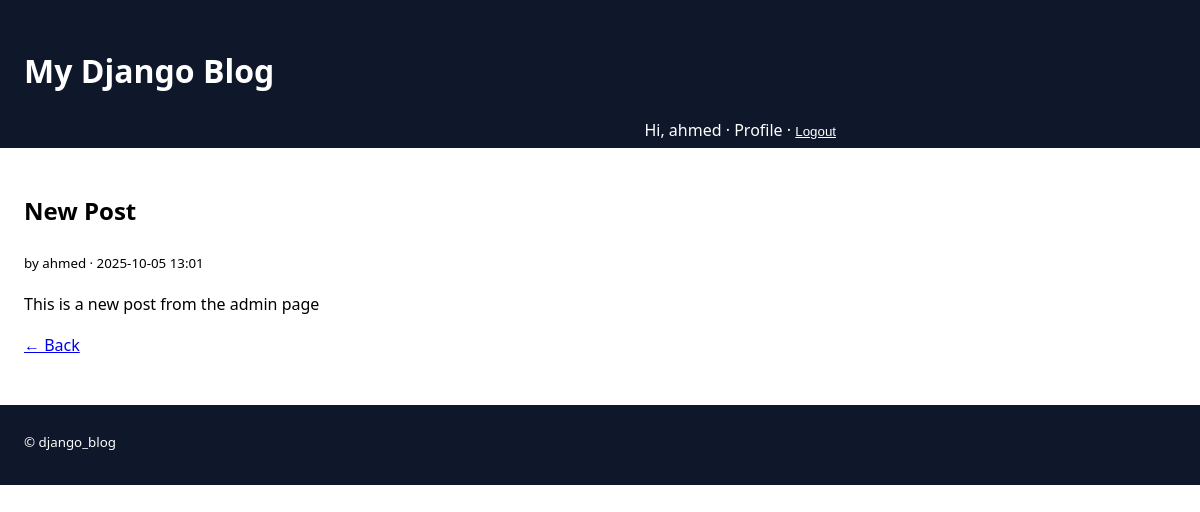
/1/ (signed in), run on the app's committed database.
### blog/models.py (models this page shows, shortened)
class Post(models.Model):
    title = models.CharField(max_length=200)
    content = models.TextField()
    published_date = models.DateTimeField(auto_now_add=True)
    author = models.ForeignKey(
        settings.AUTH_USER_MODEL,
        on_delete=models.CASCADE,
        related_name='posts'
    )
    class Meta:
        ordering = ['-published_date']  # newest first

### blog/views.py (the view)
# urls.py: path('<int:pk>/', PostDetailView.as_view(), name='post_detail'),
class PostDetailView(DetailView):
    model = Post
    template_name = 'blog/post_detail.html'
    context_object_name = 'post'

### blog/templates/blog/post_detail.html (shortened to what this page needs)
{% extends 'blog/base.html' %}
{% block content %}
  <h2>{{ post.title }}</h2>
  <p><small>by {{ post.author }} · {{ post.published_date|date:"Y-m-d H:i" }}</small></p>
  <div>{{ post.content|linebreaks }}</div>
  <p><a href="{% url 'blog:post_list' %}">← Back</a></p>
{% endblock %}

### blog/templates/blog/base.html (shortened to what this page needs)
{% load static %}
<!DOCTYPE html>
<html lang="en">
<head>
  <link rel="stylesheet" href="{% static 'blog/css/style.css' %}">
</head>
<body>
  <header class="site-header">
    <div class="container">
      <h1><a href="{% url 'blog:post_list' %}">My Django Blog</a></h1>
      <nav style="float:right">
        {% if request.user.is_authenticated %}
          <span>Hi, {{ request.user.username }}</span>
          · <a href="{% url 'blog:profile' %}">Profile</a>
          · <form method="post" action="{% url 'blog:logout' %}" style="display:inline">
              <button type="submit" style="background:none;border:none;padding:0;margin:0;color:inherit;cursor:pointer;text-decoration:underline">
                Logout
              </button>
            </form>
        {% else %}
          <a href="{% url 'blog:login' %}">Login</a>
          · <a href="{% url 'blog:register' %}">Register</a>
        {% endif %}
      </nav>
    </div>
  </header>
  <main class="container">
    {% block content %}{% endblock %}
  </main>
  <footer class="site-footer">
    <div class="container">
      <small>© {{ now|date:"Y" }} django_blog</small>
    </div>
  </footer>
</body>
</html>

### blog/static/blog/css/style.css (style rules this page uses)
:root { --maxw: 860px; }
* { box-sizing: border-box; }
body { margin: 0; font-family: system-ui, Arial, sans-serif; line-height: 1.6; }
.container { max-width: var(--maxw); margin: 1.5 auto; padding: 1.5rem; padding-bottom: 30px; }
.site-header, .site-footer { background:#0f172a; color:#fff; }
.site-header a { color:#fff; text-decoration:none; }

### data on the page
Post: title "New Post", author "ahmed", published_date "2025-10-05 13:01", content "This is a new post from the admin page"

### other printed values
{{ request.user.username }} "ahmed"
